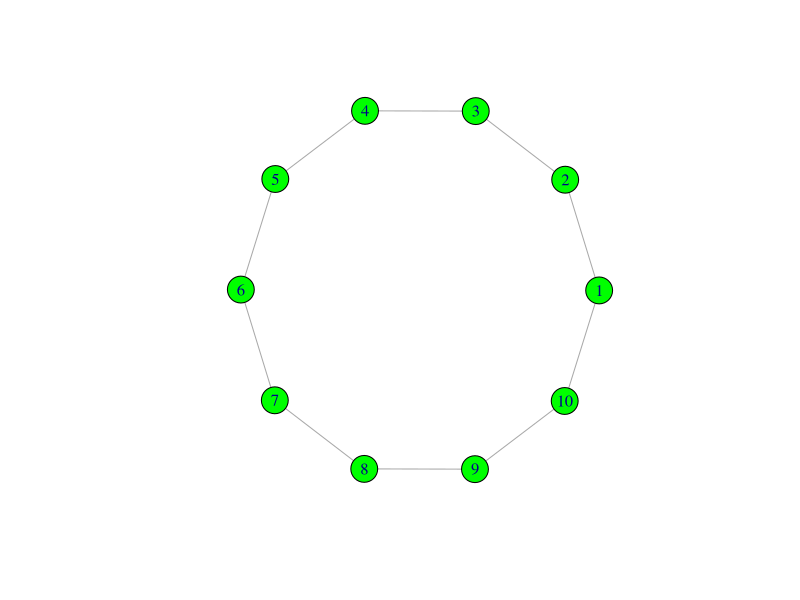

Reproduce this figure in R.
library(igraph)


### Name: plot.igraph
### Title: Plotting of graphs
### Aliases: plot.igraph plot.graph
### Keywords: graphs

### ** Examples


g <- make_ring(10)
plot(g, layout=layout_with_kk, vertex.color="green")
